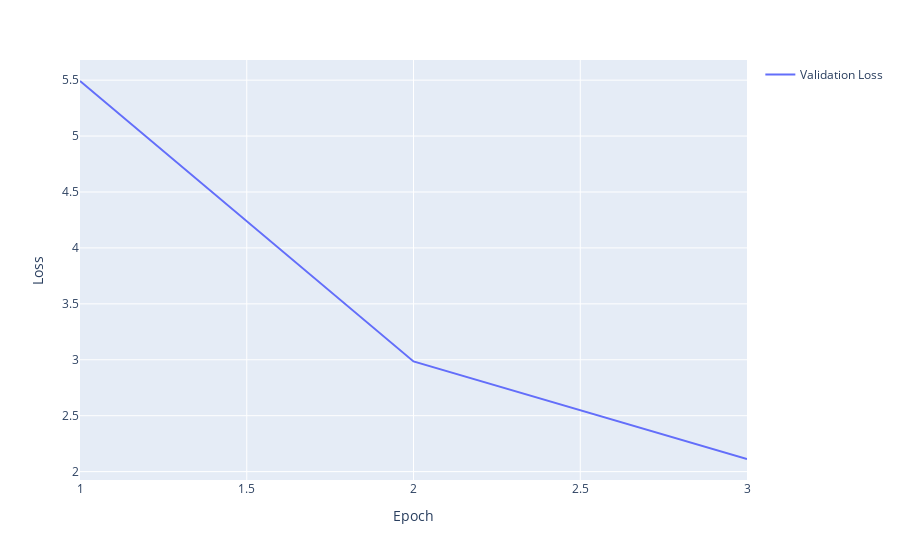

Notebook code for this chart:
### Code cell
metrics_df = plot_graph("loss")
metrics_df = metrics_df.copy()

for col in metrics_df.columns:
    if "validation" in col: 
        metrics_df.rename(columns={col: 'Validation Loss'}, inplace=True)
    else:
        metrics_df.rename(columns={col: 'Training Loss'}, inplace=True)

metrics_df.index += 1

fig = metrics_df.head(3)[["Validation Loss"]].plot(labels=dict(index="Epoch", value="Loss", variable=""))
fig.show()

fig.write_image(f"images/{PATH}_loss.pdf")

### Figure 1 — Plotly figure (JSON) as saved in the notebook; plotly's stock layout.template omitted (floating-point values rounded to 4 significant figures)
{"data": [{"hovertemplate": "=Validation Loss<br>Epoch=%{x}<br>Loss=%{y}<extra></extra>", "legendgroup": "Validation Loss", "line": {"color": "#636efa", "dash": "solid"}, "mode": "lines", "name": "Validation Loss", "orientation": "v", "showlegend": true, "type": "scatter", "x": [1, 2, 3], "xaxis": "x", "y": [5.492, 2.985, 2.113], "yaxis": "y"}], "layout": {"legend": {"title": {"text": ""}, "tracegroupgap": 0}, "margin": {"t": 60}, "xaxis": {"anchor": "y", "domain": [0, 1], "title": {"text": "Epoch"}}, "yaxis": {"anchor": "x", "domain": [0, 1], "title": {"text": "Loss"}}}}
